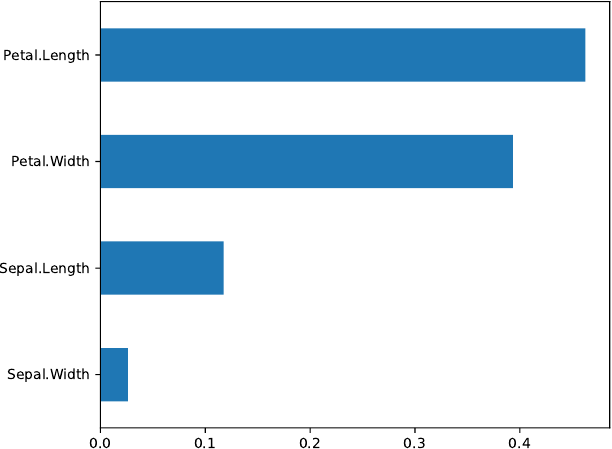

Reproduce this figure in Python.
import pandas as pd
import statsmodels.api as sm
from sklearn.ensemble import RandomForestClassifier

iris = sm.datasets.get_rdataset('iris', 'datasets').data
X, y = iris.iloc[:, 0:4], iris.Species

my_model = RandomForestClassifier().fit(X, y)
tmp = pd.Series(my_model.feature_importances_, index=X.columns)
tmp.sort_values().plot(kind='barh')

import matplotlib.pyplot as plt
plt.tight_layout()
plt.savefig('09-p-varimp.pdf')
